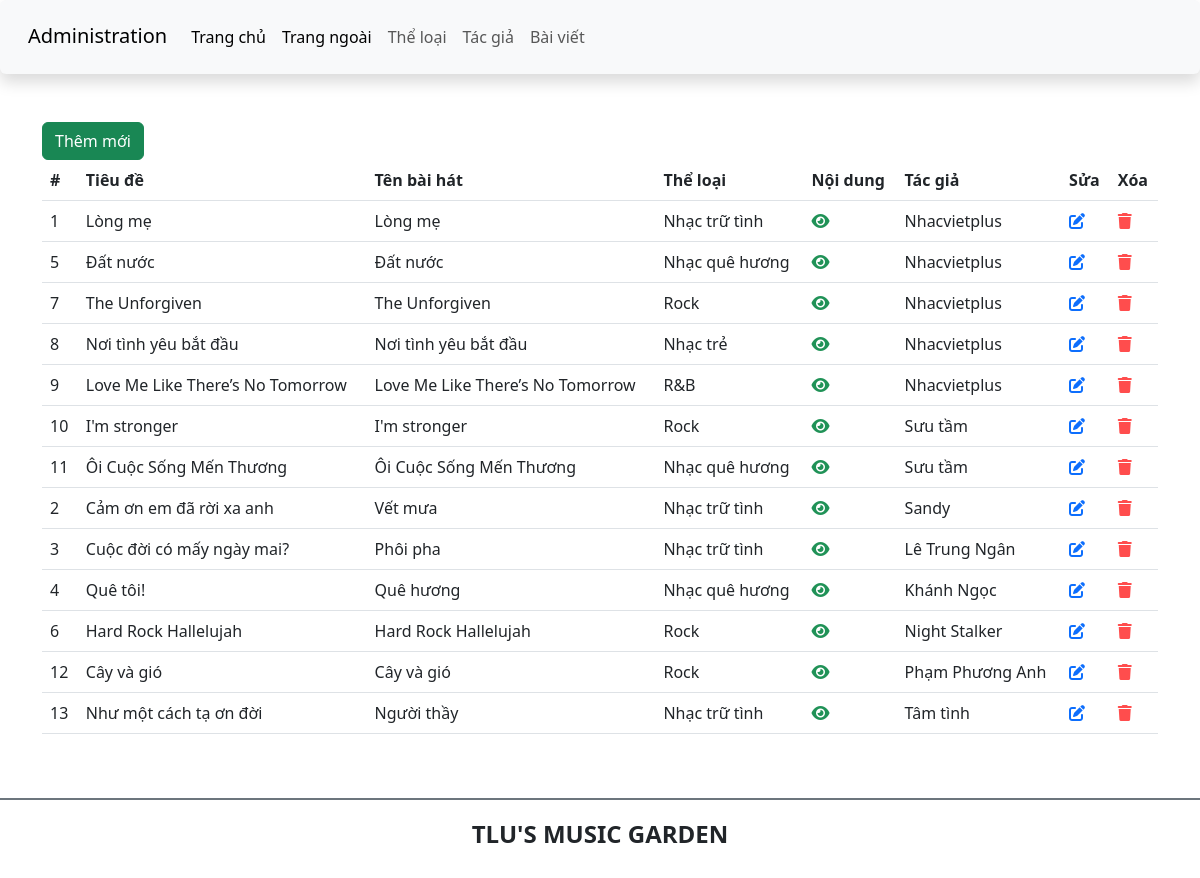
/admin/article/index.php, run on the app's committed database.
### tables this page shows
CREATE TABLE `baiviet` (
  `ma_bviet` int UNSIGNED NOT NULL,
  `tieude` varchar(200) NOT NULL DEFAULT '',
  `ten_bhat` varchar(100) NOT NULL,
  `ma_tloai` int UNSIGNED NOT NULL,
  `tomtat` text NOT NULL,
  `noidung` text,
  `ma_tgia` int UNSIGNED NOT NULL,
  `ngayviet` datetime NOT NULL DEFAULT CURRENT_TIMESTAMP,
  `hinhanh` varchar(200) DEFAULT NULL
);

CREATE TABLE `theloai` (
  `ma_tloai` int UNSIGNED NOT NULL,
  `ten_tloai` varchar(50) NOT NULL
);

CREATE TABLE `tacgia` (
  `ma_tgia` int UNSIGNED NOT NULL,
  `ten_tgia` varchar(100) NOT NULL,
  `hinh_tgia` varchar(100) DEFAULT NULL
);

### admin/article/index.php (the view, shortened to what this page needs)
<?php
    require '../connection.php';
    include '../header.php';
    $sql = "select baiviet.*, theloai.ten_tloai as tentl, tacgia.ten_tgia as tentg from baiviet
            inner join theloai on baiviet.ma_tloai = theloai.ma_tloai
            inner join tacgia on tacgia.ma_tgia = baiviet.ma_tgia";
    $stmt = $db->query($sql);
    $result = $stmt->fetchAll();
?>
<main class="container mt-5 mb-5">
    <div class="row">
        <div class="col-sm">
            <a href="../article/add_article.php" class="btn btn-success">Thêm mới</a>
            <table class="table">
                <thead>
                <tr>
                    <th scope="col">#</th>
                    <th scope="col">Tiêu đề</th>
                    <th scope="col">Tên bài hát</th>
                    <th scope="col">Thể loại</th>
                    <th scope="col">Nội dung</th>
                    <th scope="col">Tác giả</th>
                    <th>Sửa</th>
                    <th>Xóa</th>
                </tr>
                </thead>
                <tbody>
                <?php foreach($result as $each): ?>
                    <tr>
                        <td><?php echo $each['ma_bviet'] ?></td>
                        <td><?php echo $each['tieude'] ?></td>
                        <td><?php echo $each['ten_bhat'] ?></td>
                        <td><?php echo $each['tentl'] ?></td>
                        <td>
                            <a href="detail.php">
                                <i class="fa-solid fa-eye" style="color: #209257;"></i>
                            </a>
                        </td>
                        <td><?php echo $each['tentg'] ?></td>
                        <td>
                            <a href="edit_article.php?id=<?php echo $each['ma_bviet'] ?>"><i class="fa-solid fa-pen-to-square"></i></a>
                        </td>
                        <td>
                            <a href="delete_article.php?id=<?php echo $each['ma_bviet'] ?>"><i class="fa-solid fa-trash" style="color: #ff4d4d;"></i></a>
                        </td>
                    </tr>
                <?php endforeach; ?>
                </tbody>
            </table>
        </div>
    </div>
</main>
<?php include '../footer.php' ?>

### data on the page
baiviet: ma_bviet "1", tieude "Lòng mẹ", ten_bhat "Lòng mẹ", ma_tloai.ten_tloai "Nhạc trữ tình", ma_tgia.ten_tgia "Nhacvietplus"
baiviet: ma_bviet "5", tieude "Đất nước", ten_bhat "Đất nước", ma_tloai.ten_tloai "Nhạc quê hương", ma_tgia.ten_tgia "Nhacvietplus"
baiviet: ma_bviet "7", tieude "The Unforgiven", ten_bhat "The Unforgiven", ma_tloai.ten_tloai "Rock", ma_tgia.ten_tgia "Nhacvietplus"
baiviet: ma_bviet "8", tieude "Nơi tình yêu bắt đầu", ten_bhat "Nơi tình yêu bắt đầu", ma_tloai.ten_tloai "Nhạc trẻ", ma_tgia.ten_tgia "Nhacvietplus"
baiviet: ma_bviet "9", tieude "Love Me Like There’s No Tomorrow", ten_bhat "Love Me Like There’s No Tomorrow", ma_tloai.ten_tloai "R&B", ma_tgia.ten_tgia "Nhacvietplus"
baiviet: ma_bviet "10", tieude "I'm stronger", ten_bhat "I'm stronger", ma_tloai.ten_tloai "Rock", ma_tgia.ten_tgia "Sưu tầm"
baiviet: ma_bviet "11", tieude "Ôi Cuộc Sống Mến Thương", ten_bhat "Ôi Cuộc Sống Mến Thương", ma_tloai.ten_tloai "Nhạc quê hương", ma_tgia.ten_tgia "Sưu tầm"
baiviet: ma_bviet "2", tieude "Cảm ơn em đã rời xa anh", ten_bhat "Vết mưa", ma_tloai.ten_tloai "Nhạc trữ tình", ma_tgia.ten_tgia "Sandy"
baiviet: ma_bviet "3", tieude "Cuộc đời có mấy ngày mai?", ten_bhat "Phôi pha", ma_tloai.ten_tloai "Nhạc trữ tình", ma_tgia.ten_tgia "Lê Trung Ngân"
baiviet: ma_bviet "4", tieude "Quê tôi!", ten_bhat "Quê hương", ma_tloai.ten_tloai "Nhạc quê hương", ma_tgia.ten_tgia "Khánh Ngọc"
baiviet: ma_bviet "6", tieude "Hard Rock Hallelujah", ten_bhat "Hard Rock Hallelujah", ma_tloai.ten_tloai "Rock", ma_tgia.ten_tgia "Night Stalker"
baiviet: ma_bviet "12", tieude "Cây và gió", ten_bhat "Cây và gió", ma_tloai.ten_tloai "Rock", ma_tgia.ten_tgia "Phạm Phương Anh"
baiviet: ma_bviet "13", tieude "Như một cách tạ ơn đời", ten_bhat "Người thầy", ma_tloai.ten_tloai "Nhạc trữ tình", ma_tgia.ten_tgia "Tâm tình"
